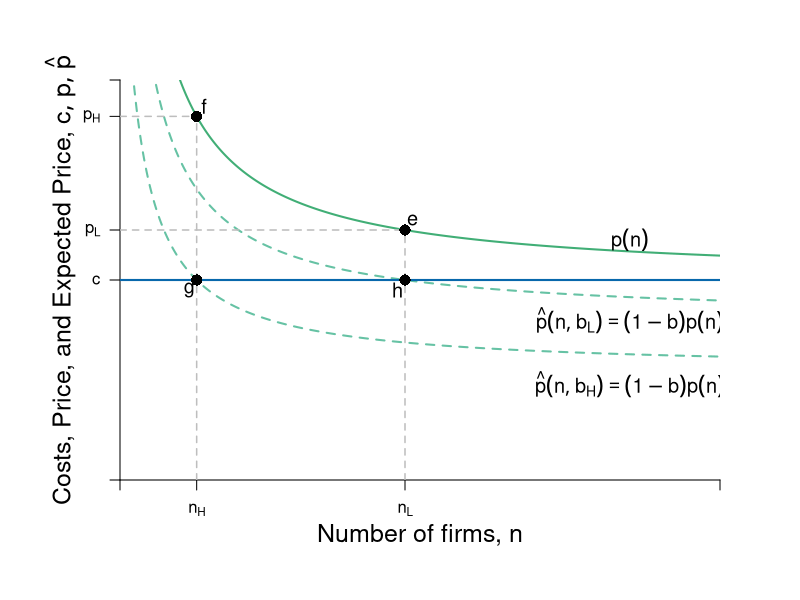

This figure's R source:
require(shape)
pdf(file = "competitionmarkets/LRn_Dec_BTE.pdf", width = 9, height = 7)

#Set parameters for graphics
axislabelsize <- 1.5
labelsize <- 1.2
graphlinewidth <- 2
segmentlinewidth <- 1.5

COL <- c("#7fc97f", "#beaed4", "#fdc086", "#ffff99", "#386cb0", "#f0027f", "#bf5b17", "#666666")
COLA <- c("#e0f3db", "#99d8c9","#66c2a4","#41ae76", "#238b45", "#005824")
COLB <- c("#c6dbef", "#4eb3d3", "#2b8cbe", "#0868ac","#084081")
COLC <- c("#fcfbfd", "#efedf5", "#dadaeb", "#bcbddc", "#9e9ac8", "#807dba", "#6a51a3", "#54278f", "#3f007d")

par(mar =  c(6, 6, 4, 4))

Profit <- function(n, pbar = 60, c = 10, beta = 0.5) {
  (pbar - c)^2 / (((n + 1)^2)*beta)
}

totaln <- function(pi, pbar = 60, c = 10, beta = 0.5){
  (pbar - c)/(sqrt(pi*beta)) - 1
}

cournotPrice <- function(n, pbar = 60, c = 10) {
  c + (1/(n+1))*(pbar - c)
}


# Barriers to entry
# Inputs: Probability of BTE (b) and number of firms
# Outputs: Price Level at some n
bte <- function(n, b = 0) {
  cournotPrice(n)*(1-b)
}

nstar <- function(b, pbar = 60, c = 10){
  (pbar*(1 - b) - c) / (b*c)
}

#Levels for the barriers to entry specified here
barriers <- c(0.2, 0.45, 0.71, 0.73)

xlims <- c(0, 40)
ylims <- c(0, 20)

plot(0, 0, xlim = xlims, ylim = ylims, type = "n",
     xlab = expression(paste("")),
     ylab = expression(paste("")), 
     xaxt = "n", 
     yaxt = "n", 
     cex.lab = axislabelsize, 
     bty = "n",
     xaxs="i", 
     yaxs="i")

# ticksy <- seq(from = 0, to = ylims[2], by = 2)
# ylabels <- seq(from = 0, to = ylims[2], by = 2)
# ticksx <- seq(from = 0, to = xlims[2], by = 2)
# xlabels <- seq(from = 0, to = xlims[2], by = 2)
ticksy <- c(0, 10, cournotPrice(n = nstar(b = barriers[1])), cournotPrice(n = nstar(b = barriers[2])), ylims[2])
ylabels <- c(NA, expression(c), expression(paste(p[L])), expression(paste(p[H])), NA)
ticksx <- c(0, nstar(b = barriers[2]), nstar(b = barriers[1]), xlims[2])
xlabels <- c(NA, expression(paste(n[H])), expression(paste(n[L])), NA)

axis(1, at = ticksx, pos = 0, labels = xlabels)
axis(2, at = ticksy, pos = 0, labels = ylabels, las = 1)

npts <- 500 
xx1 <- seq(xlims[1], xlims[2], length.out = npts)

#Lines for barrier graph
#lines(xx1, bte(n = xx1, b = barriers[3]), col = COLA[3], lty = 2, lwd = segmentlinewidth)
#lines(xx1, bte(n = xx1, b = barriers[2]), col = COLA[3], lty = 2, lwd = segmentlinewidth)
lines(xx1, bte(n = xx1, b = barriers[1]), col = COLA[3], lty = 2, lwd = graphlinewidth)
lines(xx1, bte(n = xx1, b = barriers[2]), col = COLA[3], lty = 2, lwd = graphlinewidth)

#Price with no barriers
# No Barrier --- Greenbte(n = nstar(b = 0), b = 0)
lines(xx1, cournotPrice(xx1, c = 10), col = COLA[4], lwd = graphlinewidth) 

# lines(xx1, Profit(xx1, c = 0.25), col = COLA[4], lty = 2, lwd = segmentlinewidth)

#Label axes
mtext(expression(paste("Number of firms, ", n)), side=1, line = 2.5, cex = axislabelsize)
text(-4, 0.5*ylims[2], expression(paste("Costs, Price, and Expected Price, ", list(c, p, hat(p)) )), xpd = TRUE, cex = axislabelsize, srt = 90) 

#Arrows(18, 6.8, 18, 4.5, col = "black", lty = 1, code = 2, lwd = 2, arr.type = "triangle", arr.lwd = 0.5)
# text(16, 5.75, expression(paste("Decrease in ", rho)), cex = labelsize)


# Eq labels
text(34, 12, expression(paste(p(n))), cex = labelsize)
text(34, 8, expression(paste(hat(p)*(list(n, b[L])) == (1-b)*p(n) )), cex = labelsize)
text(34, 4.8, expression(paste(hat(p)*(list(n, b[H])) == (1-b)*p(n) )), cex = labelsize)


# line for the marginal cost
segments(0, 10, xlims[2], 10, 
         lty = 1, col = COLB[4] , lwd = graphlinewidth
         )

#For the low price with low barriers to entry
segments(nstar(b = barriers[1]), 0, 
         nstar(b = barriers[1]), 
         cournotPrice(n = nstar(b = barriers[1])), 
         lty = 2, col = "gray", lwd = segmentlinewidth
         )

segments(0, cournotPrice(n = nstar(b = barriers[1])), 
         nstar(b = barriers[1]), 
         cournotPrice(n = nstar(b = barriers[1])), 
         lty = 2, col = "gray", lwd = segmentlinewidth
)

#For the high price with high barriers to entry
segments(nstar(b = barriers[2]), 0, 
         nstar(b = barriers[2]), 
         cournotPrice(n = nstar(b = barriers[2])), 
         lty = 2, col = "gray", lwd = segmentlinewidth
         )

segments(0, cournotPrice(n = nstar(b = barriers[2])), 
         nstar(b = barriers[2]), 
         cournotPrice(n = nstar(b = barriers[2])), 
         lty = 2, col = "gray", lwd = segmentlinewidth
)

#This should probably have a loop, but I haven't worked it out. 
#Two points for the low barriers
points(x = nstar(b = barriers[1]), 
       y = cournotPrice(n = nstar(b = barriers[1])), 
       pch = 16, col = "black", cex = 1.5)

text(x = nstar(b = barriers[1]) + 0.5, 
     y = cournotPrice(n = nstar(b = barriers[1])) + 0.5,
     expression(paste(e)), cex = labelsize) 


points(x = nstar(b = barriers[1]), 
       y = bte(n = nstar(b = barriers[1]), b = barriers[1]), 
       pch = 16, col = "black", cex = 1.5)

text(x = nstar(b = barriers[1]) - 0.5, 
     y = bte(n = nstar(b = barriers[1]), b = barriers[1]) - 0.5, 
     expression(paste(h)), cex = labelsize) 

#Two points for the high barriers
points(x = nstar(b = barriers[2]),
       y = cournotPrice(n = nstar(b = barriers[2])),
       pch = 16, col = "black", cex = 1.5)

text(x = nstar(b = barriers[2]) + 0.5, 
     y = cournotPrice(n = nstar(b = barriers[2])) + 0.5,
     expression(paste(f)), cex = labelsize) 

points(x = nstar(b = barriers[2]),
       y = bte(n = nstar(b = barriers[2]), b = barriers[2]),
       pch = 16, col = "black", cex = 1.5)

text(x = nstar(b = barriers[2]) - 0.5, 
     y = bte(n = nstar(b = barriers[2]), b = barriers[2]) - 0.5, 
     expression(paste(g)), cex = labelsize) 

# points(x = nstar(b = barriers[3]),
#        y = bte(n = nstar(b = barriers[3]), b = barriers[3]),
#        pch = 16, col = "black", cex = 1.5)
# points(x = nstar(b = barriers[4]), 
#        y = bte(n = nstar(b = barriers[4]),b = barriers[4]), 
#        pch = 16, col = "black", cex = 1.5)

dev.off()
